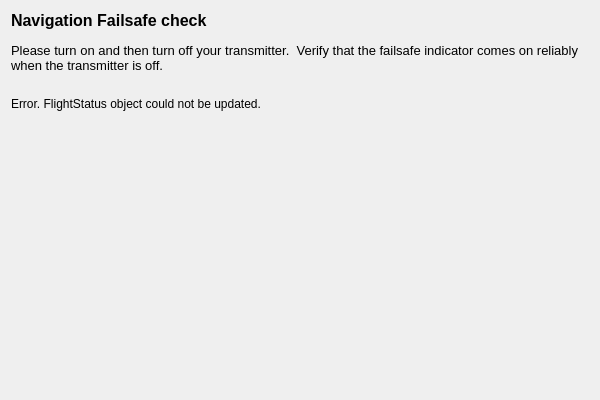
<?xml version="1.0" encoding="UTF-8"?>
<ui version="4.0">
 <class>FailsafePage</class>
 <widget class="QWizardPage" name="FailsafePage">
  <property name="geometry">
   <rect>
    <x>0</x>
    <y>0</y>
    <width>600</width>
    <height>400</height>
   </rect>
  </property>
  <property name="sizePolicy">
   <sizepolicy hsizetype="Expanding" vsizetype="Expanding">
    <horstretch>0</horstretch>
    <verstretch>0</verstretch>
   </sizepolicy>
  </property>
  <property name="minimumSize">
   <size>
    <width>400</width>
    <height>400</height>
   </size>
  </property>
  <property name="windowTitle">
   <string>WizardPage</string>
  </property>
  <layout class="QVBoxLayout" name="verticalLayout">
   <item>
    <widget class="QLabel" name="label_2">
     <property name="sizePolicy">
      <sizepolicy hsizetype="Expanding" vsizetype="Expanding">
       <horstretch>0</horstretch>
       <verstretch>0</verstretch>
      </sizepolicy>
     </property>
     <property name="maximumSize">
      <size>
       <width>16777215</width>
       <height>80</height>
      </size>
     </property>
     <property name="text">
      <string>&lt;!DOCTYPE HTML PUBLIC &quot;-//W3C//DTD HTML 4.0//EN&quot; &quot;http://www.w3.org/TR/REC-html40/strict.dtd&quot;&gt;
&lt;html&gt;&lt;head&gt;&lt;meta name=&quot;qrichtext&quot; content=&quot;1&quot; /&gt;&lt;style type=&quot;text/css&quot;&gt;
p, li { white-space: pre-wrap; }
&lt;/style&gt;&lt;/head&gt;&lt;body style=&quot; font-family:'Lucida Grande'; font-size:13pt; font-weight:400; font-style:normal;&quot;&gt;
&lt;p style=&quot; margin-top:0px; margin-bottom:0px; margin-left:0px; margin-right:0px; -qt-block-indent:0; text-indent:0px;&quot;&gt;&lt;span style=&quot; font-family:'MS Shell Dlg 2'; font-size:12pt; font-weight:600;&quot;&gt;Navigation Failsafe check&lt;/span&gt;&lt;/p&gt;
&lt;p style=&quot;-qt-paragraph-type:empty; margin-top:0px; margin-bottom:0px; margin-left:0px; margin-right:0px; -qt-block-indent:0; text-indent:0px; font-family:'MS Shell Dlg 2'; font-size:8pt;&quot;&gt;&lt;br /&gt;&lt;/p&gt;
&lt;p style=&quot; margin-top:0px; margin-bottom:0px; margin-left:0px; margin-right:0px; -qt-block-indent:0; text-indent:0px;&quot;&gt;&lt;span style=&quot; font-family:'MS Shell Dlg 2'; font-size:10pt;&quot;&gt;Please turn on and then turn off your transmitter.  Verify that the failsafe indicator comes on reliably when the transmitter is off.&lt;/span&gt;&lt;/p&gt;&lt;/body&gt;&lt;/html&gt;</string>
     </property>
     <property name="alignment">
      <set>Qt::AlignLeading|Qt::AlignLeft|Qt::AlignTop</set>
     </property>
     <property name="wordWrap">
      <bool>true</bool>
     </property>
    </widget>
   </item>
   <item>
    <widget class="QLabel" name="label">
     <property name="text">
      <string>Error. FlightStatus object could not be updated.</string>
     </property>
    </widget>
   </item>
   <item>
    <spacer name="verticalSpacer_2">
     <property name="orientation">
      <enum>Qt::Vertical</enum>
     </property>
     <property name="sizeHint" stdset="0">
      <size>
       <width>20</width>
       <height>40</height>
      </size>
     </property>
    </spacer>
   </item>
  </layout>
 </widget>
 <resources/>
 <connections/>
</ui>
